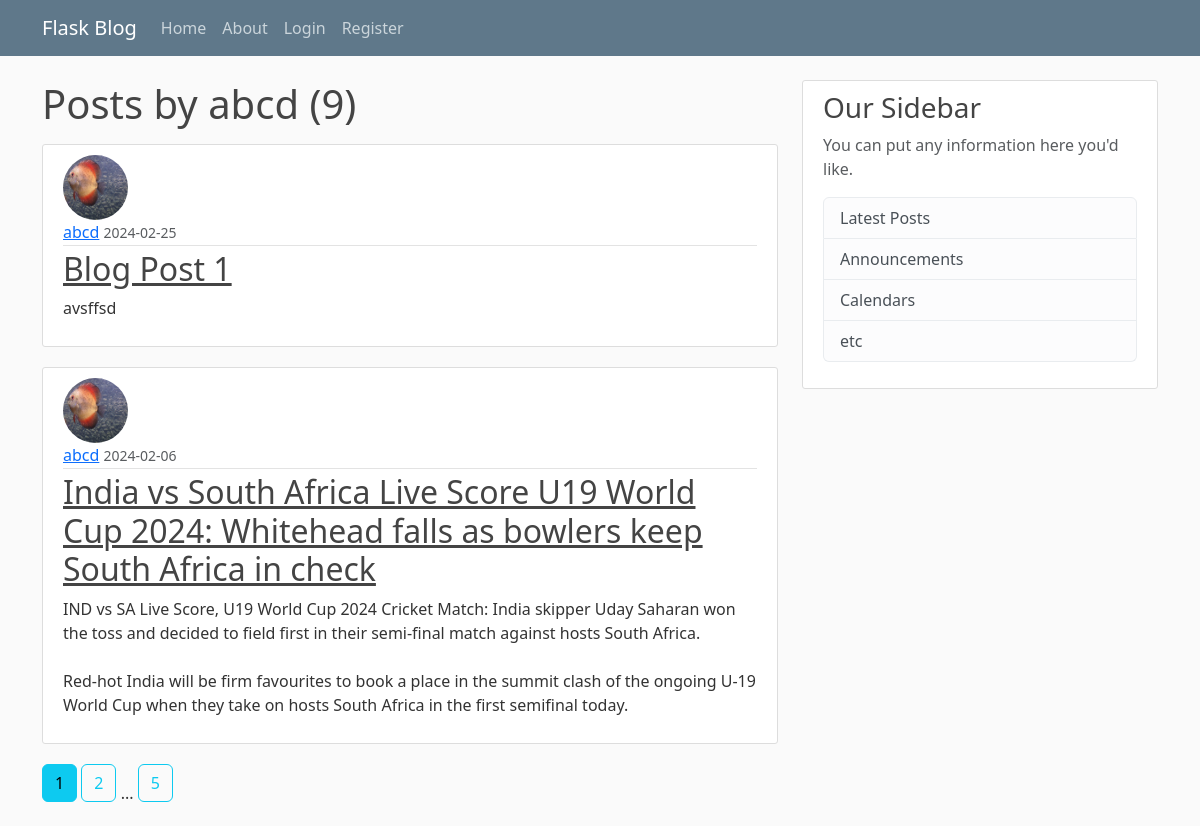
Page /user/abcd on the committed database.
### flask_blog/models.py (models this page shows, shortened)
class User(db.Model,UserMixin):
    id = db.Column(db.Integer , primary_key=True)
    username = db.Column(db.String(20) , unique=True, nullable=False)
    email = db.Column(db.String(120), unique=True, nullable=False)
    image_file = db.Column(db.String(20), nullable=False ,default='default.jpeg')
    password = db.Column(db.String(60),nullable=False)
    ''' backref is similar to adding another column to post model,what
        backref allow us to do is when we have a post ,the author attribute allow us
        to get the user who created the post
        The lazy attribute defines when SQlAlchemy loads the data from the database
        ,so true means that SQlAlchemy will load the data as necessary in one go '''
    posts = db.relationship('Post', backref='author', lazy=True)

class Post(db.Model):
    id = db.Column(db.Integer, primary_key=True)
    title = db.Column(db.String(100),nullable=False)
    date_posted = db.Column(db.DateTime, nullable=False,default=datetime.utcnow)
    content = db.Column(db.Text, nullable=False)
    user_id = db.Column(db.Integer, db.ForeignKey('user.id'), nullable=False)

### flask_blog/users/routes.py (the view)
@users.route("/user/<string:username>")
def user_posts(username):
    page = request.args.get('page',1,type=int)
    user = User.query.filter_by(username = username).first_or_404()
    posts = Post.query.filter_by(author=user)\
        .order_by(Post.date_posted.desc())\
        .paginate(page=page,per_page=2)
    return render_template('user_posts.html', posts=posts, user=user)

### flask_blog/templates/user_posts.html
{% extends "layout.html" %}
{% block content %}
    <h1 class="mb-3">Posts by {{ user.username }} ({{ posts.total }})</h1>
    {% for post in posts.items%}
        <article class="media content-section">
              <img class="rounded-circle article-img" src="{{ url_for('static', filename='profile_pics/' + post.author.image_file) }}">
              <div class="media-body">
                <div class="article-metadata">
                  <a class="mr-2" href="{{ url_for('users.user_posts',username=post.author.username) }}">{{ post.author.username }}</a>
                  <small class="text-muted">{{ post.date_posted.strftime("%Y-%m-%d") }}</small>
                </div>
                <h2><a class="article-title" href="{{ url_for('posts.post',post_id=post.id) }}">{{ post.title }}</a></h2>
                <p class="article-content">{{ post.content }}</p>
              </div>
        </article>
    {% endfor %}
    {% for page_num in posts.iter_pages(left_edge=1,right_edge=1,left_current=1,right_current=2) %}
        {% if page_num %}
            {% if posts.page == page_num %}
                 <a class="btn btn-info mb-4" href="{{url_for('users.user_posts', username=user.username, page = page_num) }}">
                {{ page_num }}
                </a>
            {% else %}
                <a class="btn btn-outline-info mb-4" href="{{url_for('users.user_posts',username=user.username,page = page_num) }}">
                {{ page_num }}
                </a>
            {% endif %}
        {% else %}
        ...
        {% endif %}
    {% endfor %}
{% endblock content %}

### flask_blog/static/main.css (style rules this page uses)
body { background: #fafafa; color: #333333; margin-top: 5rem; }
h1, h2, h3, h4, h5, h6 { color: #444444; }
.content-section { background: #ffffff; padding: 10px 20px; border: 1px solid #dddddd; border-radius: 3px; margin-bottom: 20px; }
.article-title { color: #444444; }
.article-content { white-space: pre-line; }
.article-img { height: 65px; width: 65px; margin-right: 16px; }
.article-metadata { padding-bottom: 1px; margin-bottom: 4px; border-bottom: 1px solid #e3e3e3 }

### rows in the picture
User: username "abcd"
Post: image_file (placeholder picture), author.username "abcd", date_posted "2024-02-25", title "Blog Post 1", content "avsffsd"
Post: image_file (placeholder picture), author.username "abcd", date_posted "2024-02-06", title "India vs South Africa Live Score U19 World Cup 2024: Whitehead falls as bowlers keep South Africa in check", content "IND vs SA Live Score, U19 World Cup 2024 Cricket Match: India skipper Uday Saharan won the toss and decided to field first in their semi-final match against hosts South Africa. Red-hot India will be firm favourites to book a place in the summit clash of the ongoing U-19 World Cup when they take on hosts South Africa in the first semifinal today."

### other values in the picture
{{ posts.total }} "9"
{{ page_num }} "1"
{{ page_num }} "2" "5"
